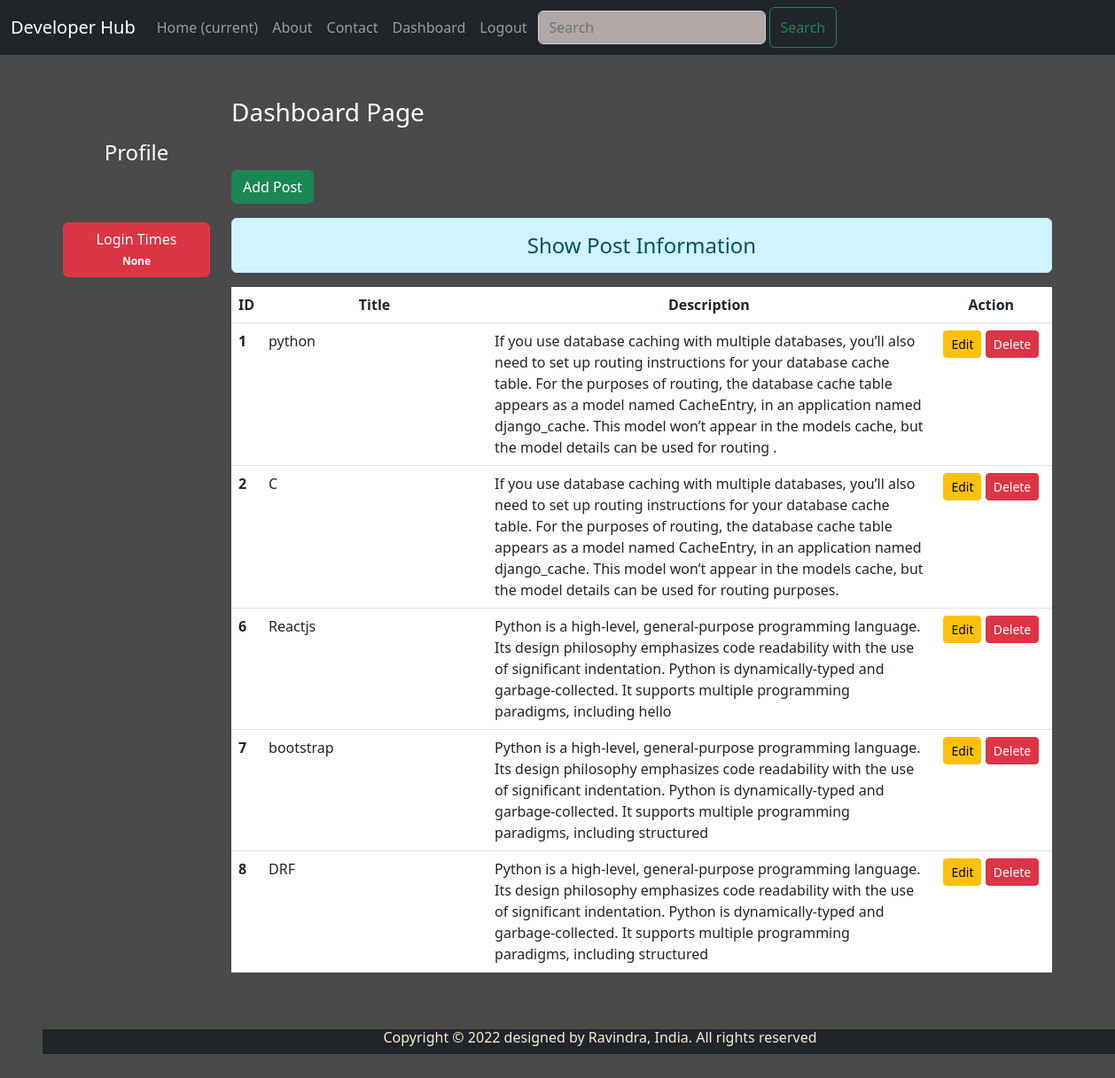
The page /dashboard/ (signed in) on the database its author committed.
### myapp/models.py (models this page shows)
class Post(models.Model):
 title = models.CharField(max_length=150)
 desc = models.TextField()

### myapp/views.py (the view)
# urls.py: path('dashboard/', views.dashboard, name='dashboard'),
def dashboard(request):
    if request.user.is_authenticated:
        posts = Post.objects.all()
        user = request.user
        full_name = user.get_full_name()
        gps = user.groups.all()
        ct = cache.get('count', version=user.pk)
        return render(request, 'myapp/dashboard.html', {'posts': posts, 'full_name': full_name,
                                                        'groups': gps, 'ct': ct})
    else:
        return HttpResponseRedirect('/login/')

### myapp/templates/myapp/dashboard.html (shortened to what this page needs)
{% extends 'myapp/base.html' %}
{% load static %}
{% block side %}
<div class="col-sm-2 text-white my-5 text-center">
  <h4 class="my-5">Profile</h4>
  <button type="button" class="btn btn-danger mt-3">
  Login Times <span class="badge badge-light">{{ct}}</span>
  </button>
</div>
{% endblock side %}
{% block content %}
<div class="col-sm-10">
 <h3 class="text-white my-5">Dashboard Page</h3>
 <a href="{% url 'addpost' %}" class="btn btn-success">Add Post</a>
 <h4 class="text-center alert alert-info mt-3">Show Post Information</h4>
  {% if posts %}
   <table class="table table-hover bg-white">
     <thead>
       <tr class="text-center">
         <th scope="col" style="width:2%">ID</th>
         <th scope="col" style="width:28%">Title</th>
         <th scope="col" style="width:55%">Description</th>
         <th scope="col" style="width:15%">Action</th>
       </tr>
     </thead>
     <tbody>
      {% for post in posts %}
       <tr>
         <th scope="row">{{post.id}}</th>
         <td>{{post.title}}</td>
         <td>{{post.desc}}</td>
         <td class="text-center">
          <a href="{% url 'updatepost' post.id %}" class="btn btn-warning btn-sm">Edit</a>
          {% if perms.blog.delete_post %}
          <form action="{% url 'deletepost' post.id %}" method="post" class="d-inline"> {% csrf_token %}
          <input type="submit" class="btn btn-danger btn-sm" value="Delete">
         </form>
         {% endif %}
         </td>
       </tr>
      {% endfor %}
     </tbody>
   </table>
  {% else %}
   <h4 class="text-center alert alert-warning">No Records</h4>
  {% endif %}
</div>
{% endblock content %}

### myapp/templates/myapp/base.html (shortened to what this page needs)
<!DOCTYPE html>
{% load static %}
<html lang="en">
<head>
 <link rel="stylesheet" href="{% static 'myapp/css/bootstrap.css' %}">
 <link rel="stylesheet" href="{% static 'myapp/css/style.css' %}">
</head>
<body>
 <div class="container-fluid bg-dark">
  {% include 'myapp/navbar.html' %}
 </div>
 <div class="container">
  <div class="row">
   {% block side %}
   {% endblock side %}
   {% block content %}
   {% endblock content %}
  </div>
 </div>
 <div class="container-fluid bg-dark m-5">
 {% include 'myapp/footer.html' %}
</div>
</body>
</html>

### myapp/templates/myapp/navbar.html (shortened to what this page needs)
<nav class="navbar navbar-expand-lg navbar-dark bg-dark">
  <a class="navbar-brand" href="#">Developer Hub</a>
  <div class="collapse navbar-collapse" id="navbarNav">
    <ul class="navbar-nav">
      <li class="nav-item active">
        <a class="nav-link" href="/">Home <span class="sr-only">(current)</span></a>
      </li>
      <li class="nav-item">
        <a class="nav-link" href="{% url 'about' %}">About</a>
      </li>
      <li class="nav-item">
        <a class="nav-link" href="{% url 'contact' %}">Contact</a>
      </li>
      {% if request.user.is_authenticated %}
      <li class="nav-item">
        <a class="nav-link" href="{% url 'dashboard' %}">Dashboard</a>
      </li>
      <li class="nav-item">
        <a class="nav-link" href="{% url 'logout' %}">Logout</a>
      </li>
      {% endif %}
    </ul>
    <form class="d-flex " role="search" action="{% url 'search' %}">
        <input class="form-control m-1 " name="searchbox"  type="search" placeholder="Search" aria-label="Search">
        <button class="btn btn-outline-success " type="submit">Search</button>
      </form>
  </div>
</nav>

### myapp/templates/myapp/footer.html
<div style="margin " class="container">
    <div class="row ">
<h6 class="text-center">Copyright © 2022 designed by Ravindra, India. All rights reserved</h6>
    </div>
</div>

### myapp/static/myapp/css/style.css (style rules this page uses)
body { background-color: rgb(75, 74, 74); color: antiquewhite; }
.form-control { background-color: rgb(177, 168, 168); }

### rows shown on the page
Post: id "1", title "python", desc "If you use database caching with multiple databases, you’ll also need to set up routing instructions for your database cache table. For the purposes of routing, the database cache table appears as a model named CacheEntry, in an application named django_cache. This model won’t appear in the models cache, but the model details can be used for routing ."
Post: id "2", title "C", desc "If you use database caching with multiple databases, you’ll also need to set up routing instructions for your database cache table. For the purposes of routing, the database cache table appears as a model named CacheEntry, in an application named django_cache. This model won’t appear in the models cache, but the model details can be used for routing purposes."
Post: id "6", title "Reactjs", desc "Python is a high-level, general-purpose programming language. Its design philosophy emphasizes code readability with the use of significant indentation. Python is dynamically-typed and garbage-collected. It supports multiple programming paradigms, including hello"
Post: id "7", title "bootstrap", desc "Python is a high-level, general-purpose programming language. Its design philosophy emphasizes code readability with the use of significant indentation. Python is dynamically-typed and garbage-collected. It supports multiple programming paradigms, including structured"
Post: id "8", title "DRF", desc "Python is a high-level, general-purpose programming language. Its design philosophy emphasizes code readability with the use of significant indentation. Python is dynamically-typed and garbage-collected. It supports multiple programming paradigms, including structured"

### other values the page prints
{{ ct }} "None"
